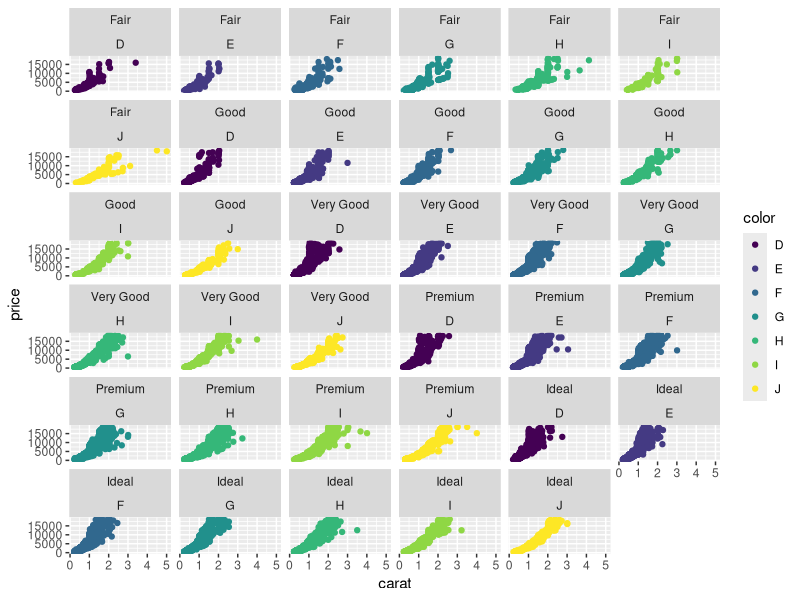
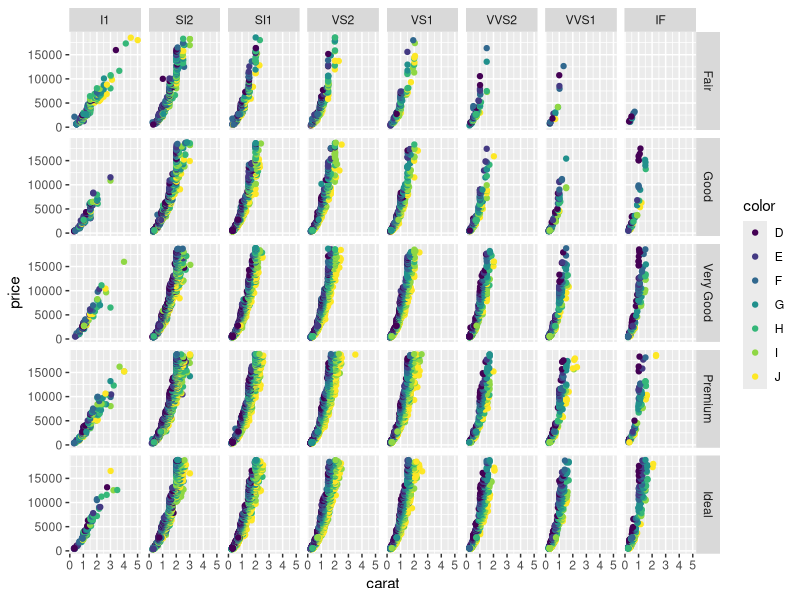

R code for these plots, in order:
# loading ggplot2
require(ggplot2)

# loading data
data(data = "diamonds", package = "ggplot2")

head(diamonds)

# creating ggplot
g <- ggplot(diamonds, aes(x = carat, y = price)) + geom_point(aes(color = color))

# creates a grid one for each color, acts like groupBy cut, color
g + facet_wrap(cut~color)

# creates a grid as cut vs clarity, cut goes to the right and clarity goes on top
g + facet_grid(cut~clarity)


